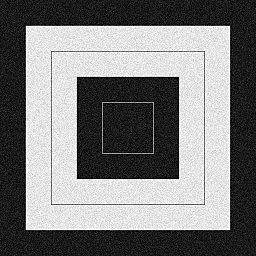
#> input picture img/gaussian_noise.jpg, 256 x 256 px
$ python blur_gaussian.py
#> lines starting #> are read from the running program, lines starting #| are printed output that depends on the picture
import cv2
import numpy as np
import matplotlib.pyplot as plt

file_name = '../img/gaussian_noise.jpg'

img = cv2.imread(file_name)
#> img is the input picture: shape (256, 256, 3); min 0, max 255, mean 122.3
blur = cv2.GaussianBlur(img, (5, 5), 0)
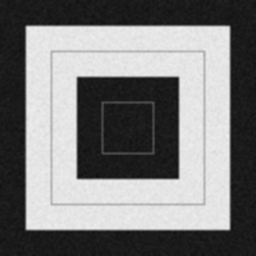
#> blur: shape (256, 256, 3); min 15, max 240, mean 122.3

gaussk = cv2.getGaussianKernel(5, 0)
blur2 = cv2.filter2D(img, -1, gaussk*gaussk.T)
print(gaussk)
print(blur2)
#> (printed output is left out)

plt.subplot(131)
plt.imshow(img)
plt.title('origin')

plt.subplot(132)
plt.imshow(blur)
plt.title('GaussianBlur')

plt.subplot(133)
plt.imshow(blur2)
plt.title('getGaussian')

plt.show()
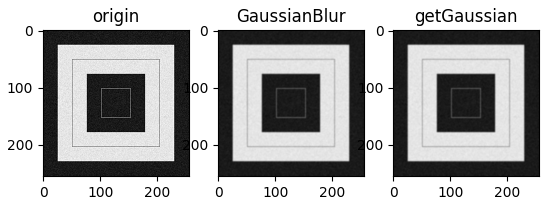
#> figure drawn by matplotlib, 3 panels
